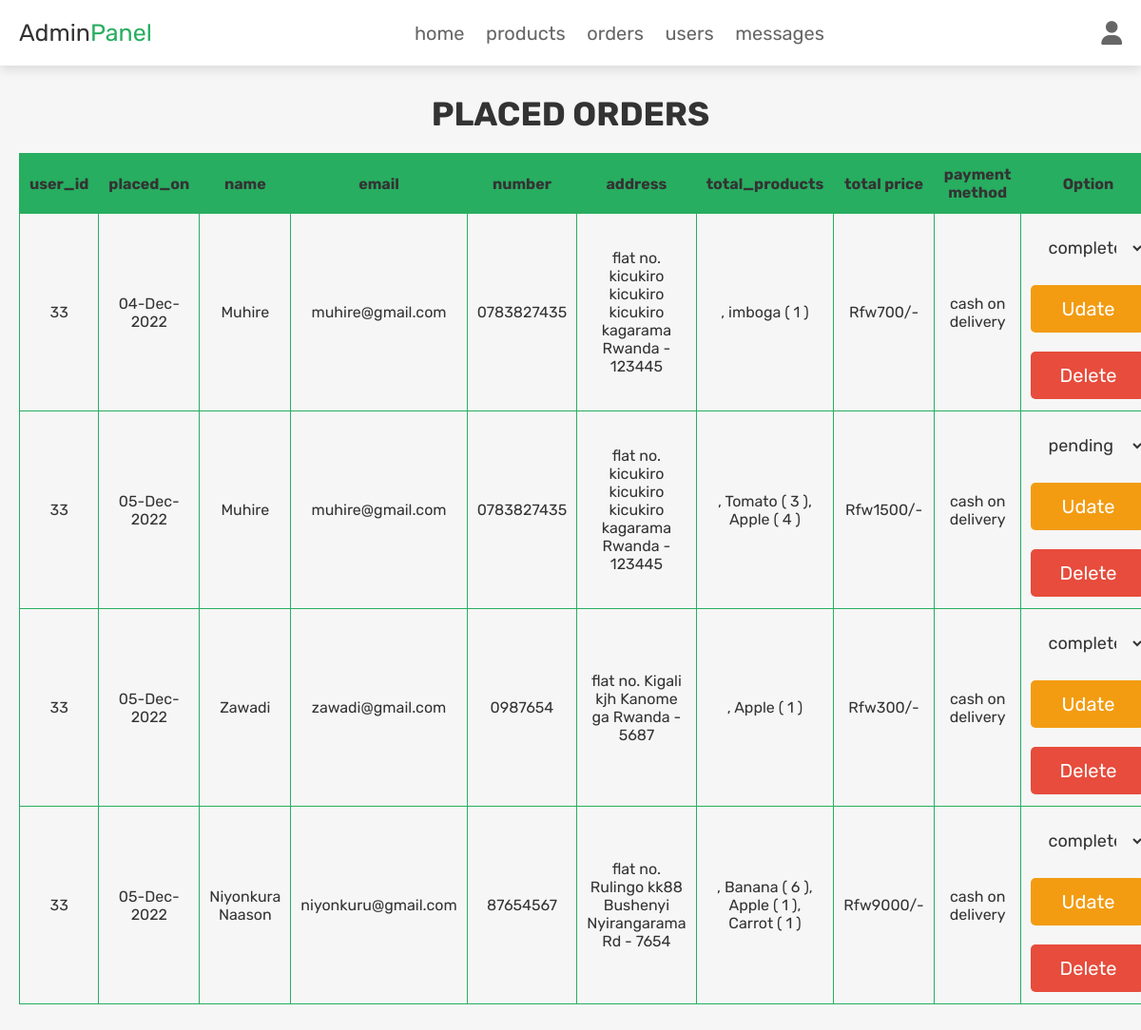
/admin_orders.php (signed in), run on the app's committed database.
### tables this page shows
CREATE TABLE `orders` (
  `id` int(100) NOT NULL,
  `user_id` int(100) NOT NULL,
  `name` varchar(100) NOT NULL,
  `number` varchar(12) NOT NULL,
  `email` varchar(100) NOT NULL,
  `method` varchar(50) NOT NULL,
  `address` varchar(500) NOT NULL,
  `total_products` varchar(1000) NOT NULL,
  `total_price` int(100) NOT NULL,
  `placed_on` varchar(50) NOT NULL,
  `payment_status` varchar(20) NOT NULL DEFAULT 'pending'
);

### admin_orders.php (the view, shortened to what this page needs)
<?php
@include 'config.php';
?>
<!DOCTYPE html>
<html lang="en">
<head>
   <link rel="stylesheet" href="https://cdnjs.cloudflare.com/ajax/libs/font-awesome/6.1.1/css/all.min.css">
   <link rel="stylesheet" href="css/admin_style.css">
</head>
<body>
<?php include 'admin_header.php'; ?>
<section class="placed-orders">
   <h1 class="title">placed orders</h1>
   <table class="table">
     <thead>
     	<tr>
     	 <th>user_id</th>
     	 <th>placed_on</th>
     	 <th>name</th>
     	 <th>email</th>
     	 <th>number</th>
     	 <th>address</th>
     	 <th>total_products</th>
     	 <th>total price</th>
     	 <th>payment method</th>
     	 <th>Option</th>
     	</tr>
     </thead>
      <?php
         $select_orders = $conn->prepare("SELECT * FROM `orders`");
         $select_orders->execute();
         if($select_orders->rowCount() > 0){
            while($fetch_orders = $select_orders->fetch(PDO::FETCH_ASSOC)){
      ?>
      <tbody>
     	  <tr>
     	  	  <td data-label="user id"><span><?= $fetch_orders['user_id']; ?></span> </td>
     	  	  <td data-label="placed on"><span><?= $fetch_orders['placed_on']; ?></span></td>
     	  	  <td data-label="name"><span><?= $fetch_orders['name']; ?></span></td>
     	  	  <td data-label="email"><span><?= $fetch_orders['email']; ?></span></td>
     	  	  <td data-label="number"><span><?= $fetch_orders['number']; ?></span></td>
     	  	  <td data-label="address"><span><?= $fetch_orders['address']; ?></span></td>
     	  	  <td data-label="total products"><span><?= $fetch_orders['total_products']; ?></span></td>
     	  	  <td data-label="total price"><span>Rfw<?= $fetch_orders['total_price']; ?>/-</span></td>
     	  	  <td data-label="payment method"><span><?= $fetch_orders['method']; ?></span></td>
     	  	  <td data-label="Option" class="box">
               <form action="" method="POST">
            <select name="update_payment" class="drop-down">
               <option value="" selected disabled><?= $fetch_orders['payment_status']; ?></option>
            </select>
            <div class="flex-btn">
               <input type="submit" name="update_order" class="option-btn" value="udate">
               <a href="admin_orders.php?delete=<?= $fetch_orders['id']; ?>" class="delete-btn" onclick="return confirm('delete this order?');">delete</a>
            </div>
         </form>
           </td>
     	  </tr>
     </tbody>
      <?php
         }
      }else{
         echo '<p class="empty">no orders placed yet!</p>';
      }
      ?>
   </table>
</section>
</body>
</html>

### css/admin_style.css (style rules this page uses)
.placed-orders .box .drop-down { width: 100%; padding:1.2rem 1.4rem; font-size: 1.8rem; border:var(--border); border-radius: .5rem; background-color: var(--light-bg); margin-bottom: .5rem; }

### css/components.css (style rules this page uses)
:root { --green:#27ae60; --orange:#f39c12; --red:#e74c3c; --black:#333; --light-color:#666; --white:#fff; --light-bg:#f6f6f6; --box-shadow:0 .5rem 1rem rgba(0,0,0,.1); }
* { font-family: 'Rubik', sans-serif; margin:0; padding:0; box-sizing: border-box; outline: none; border:none; text-decoration: none; color:var(--black); }
body { background-color: var(--light-bg); }
html { font-size: 62.5%; overflow-x: hidden; scroll-behavior: smooth; scroll-padding-top: 6.5rem; }
section { padding:3rem 2rem; max-width: 1200px; margin:0 auto; }
.btn, .delete-btn, .option-btn { display: block; width: 100%; margin-top: 1rem; border-radius: .5rem; color:var(--white); font-size: 2rem; padding:1.3rem 3rem; text-transform: capitalize; cursor: pointer; text-align: center; }
.delete-btn { background-color: var(--red); }
.option-btn { background-color: var(--orange); }
.flex-btn { display: flex; flex-wrap: wrap; gap:1rem; }
.flex-btn > * { flex:1; }
.title { text-align: center; margin-bottom: 2rem; text-transform: uppercase; color:var(--black); font-size: 3.5rem; }
.table { width: 100%; border-collapse: collapse; }
.table td,.table th { padding:12px 10px; border:1px solid var(--green); text-align: center; font-size:16px; }
.table th { background-color: var(--green); color:var(--black); }

### data on the page
orders: user "33", placed_on "04-Dec-2022", name "Muhire", email "muhire@gmail.com", number "0783827435", address "flat no. kicukiro kicukiro kicukiro kagarama Rwanda - 123445", total_products ", imboga ( 1 )", total_price "700", method "cash on delivery", update_payment "completed"
orders: user "33", placed_on "05-Dec-2022", name "Muhire", email "muhire@gmail.com", number "0783827435", address "flat no. kicukiro kicukiro kicukiro kagarama Rwanda - 123445", total_products ", Tomato ( 3 ), Apple ( 4 )", total_price "1500", method "cash on delivery", update_payment "pending"
orders: user "33", placed_on "05-Dec-2022", name "Zawadi", email "zawadi@gmail.com", number "0987654", address "flat no. Kigali kjh Kanome ga Rwanda - 5687", total_products ", Apple ( 1 )", total_price "300", method "cash on delivery", update_payment "completed"
orders: user "33", placed_on "05-Dec-2022", name "Niyonkura Naason", email "niyonkuru@gmail.com", number "87654567", address "flat no. Rulingo kk88 Bushenyi Nyirangarama Rd - 7654", total_products ", Banana ( 6 ), Apple ( 1 ), Carrot ( 1 )", total_price "9000", method "cash on delivery", update_payment "completed"
